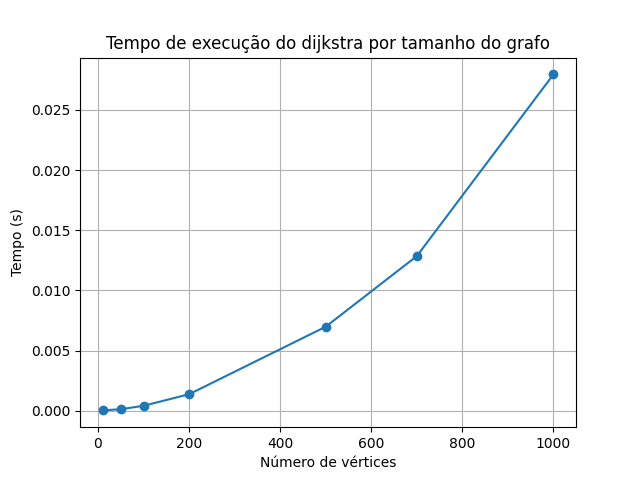

The script that saved this image:
from tp5.GrafoPonderado import GrafoPonderado
import time
import random
import matplotlib.pyplot as plt


def gerar_arestas_aleatorias(grafo_grande, num_vertices, num_arestas):
    nodes = [f"C{i}" for i in range(num_vertices)]
    for no in nodes:
        grafo_grande.vertices[no] = []
    for _ in range(num_arestas):
        u = random.choice(nodes)
        v = random.choice(nodes)
        if u != v:
            peso = random.randint(1, 1000)
            grafo_grande.adicionar_arestas(u, v, peso)


def testar_tempos_dijkstra():
    tamanhos = [10, 50, 100, 200, 500, 700, 1000]
    tempos = []

    for tamanho in tamanhos:
        num_arestas = tamanho * 5
        grafo = GrafoPonderado()
        gerar_arestas_aleatorias(grafo, tamanho, num_arestas)

        inicio = time.time()
        for _ in range(100):
            distancias, predecessores = grafo.dijkstra("C0")
        fim = time.time()

        tempo_execucao = (fim - inicio) / 100
        tempos.append(tempo_execucao)
        print(f"\nGrafo com {tamanho} vértices: {tempo_execucao:.6f} segundos. Ordem de visita: \n {predecessores}")

    return tamanhos, tempos


def plotar_grafico(tamanhos, tempos):
    plt.plot(tamanhos, tempos, marker='o')
    plt.title("Tempo de execução do dijkstra por tamanho do grafo")
    plt.xlabel("Número de vértices")
    plt.ylabel("Tempo (s)")
    plt.grid(True)
    plt.savefig("tp5_ex11.png")


if __name__ == "__main__":

    verticesAndArestas = {
        'A': [('B', 1), ('C', 4)],
        'B': [('A', 1), ('C', 2), ('D', 5)],
        'C': [('A', 4), ('B', 2), ('D', 1)],
        'D': [('B', 5), ('C', 1)]

    }
    grafo = GrafoPonderado()
    grafo.vertices = verticesAndArestas
    distancias, predecessore = grafo.dijkstra('A')
    print("Distâncias a partir de A:")
    for vertice, distancia in distancias.items():
        print(f"{vertice}: {distancia}")

    print("========================== Análise do tempo")
    tamanhos, tempos = testar_tempos_dijkstra()
    plotar_grafico(tamanhos, tempos)
